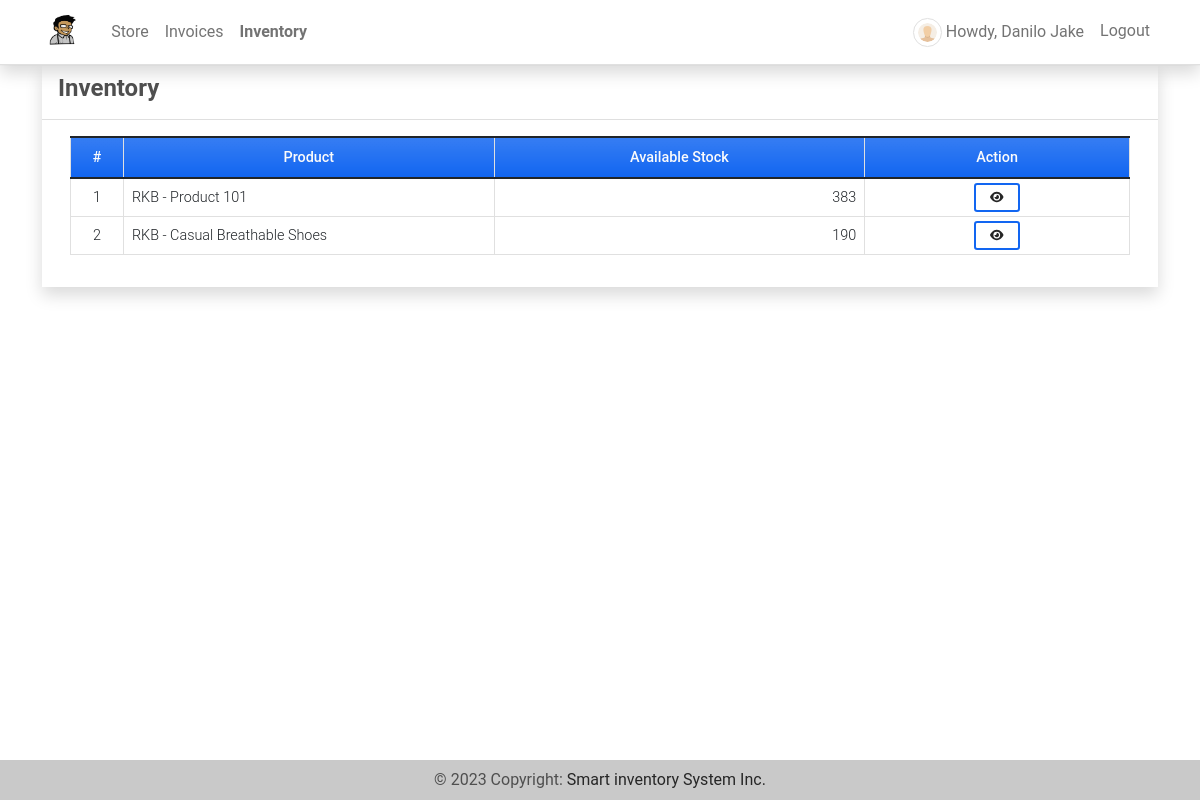
The page /inventory (signed in) on the database as committed earlier.
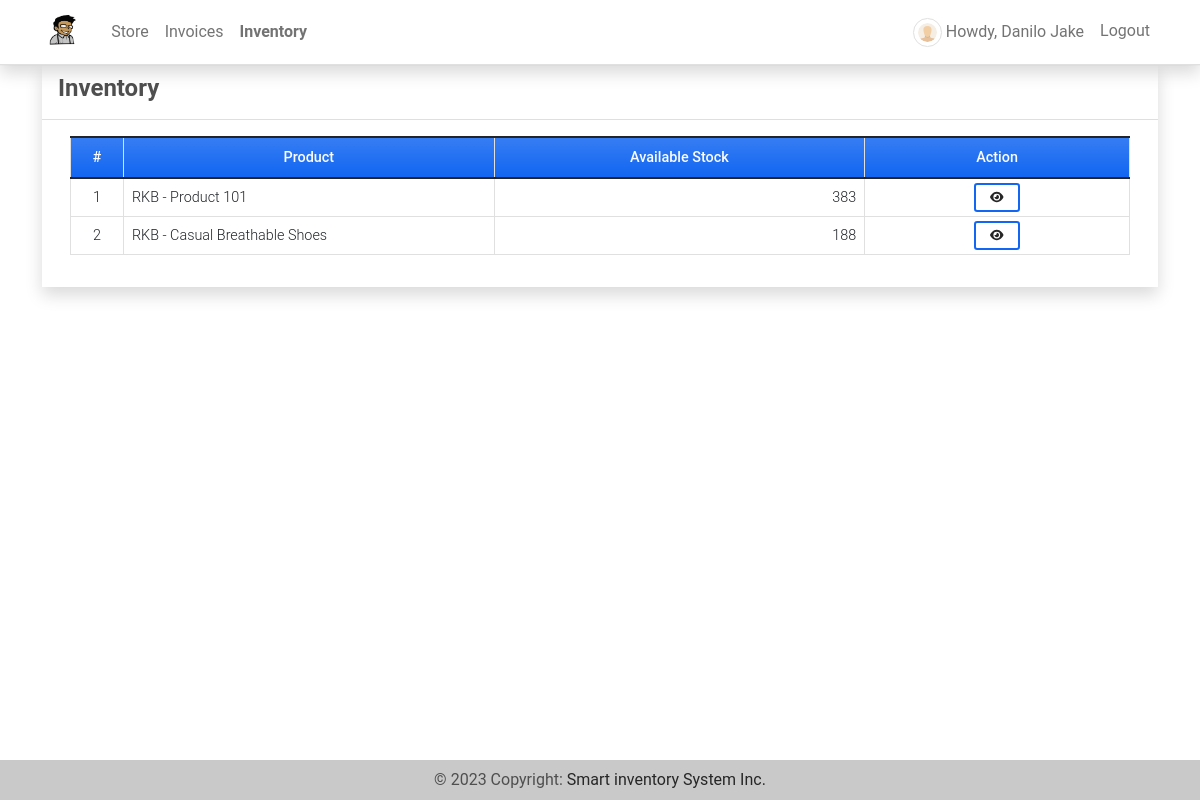
The same page on the database as committed later.
### imsApp/models.py (models this page shows, shortened)
class StoreProduct(models.Model):
    store = models.ForeignKey(Store, on_delete=models.CASCADE)
    product = models.ForeignKey(Product, on_delete=models.CASCADE)
    stock = models.FloatField(default=0, blank=True, null=True)
    price = models.FloatField(default=0,blank=True, null=True)
    class Meta:
        unique_together = ["product","store"]
    def __str__(self):
        return f"{self.store.name} - {self.product.name}"

class Product(models.Model):
    code=models.CharField(max_length=100,blank=True, null=True)
    name=models.CharField(max_length=250,blank=True, null=True)
    description = models.TextField()
    price = models.FloatField(default=0)
    status = models.CharField(max_length=2, choices=(('1','Active'),('2','Inactive')), default=1)
    image = models.ImageField(upload_to='uploads/products/',default='default_product_image.png',blank=True, null=True)
    date_created = models.DateTimeField(default=timezone.now)
    date_updated = models.DateTimeField(auto_now=True)
    def count_inventory(self):
        stocks = Stock.objects.filter(product = self)
        stockIn = 0
        stockOut = 0
        for stock in stocks:
            if stock.type == '1':
                stockIn = int(stockIn) + int(stock.quantity)
            else:
                stockOut = int(stockOut) + int(stock.quantity)
        available  = stockIn - stockOut
        return available

class Stock(models.Model):
    product = models.ForeignKey(Product, on_delete=models.CASCADE)
    quantity = models.FloatField(default=0)
    store = models.ForeignKey(Store,on_delete=models.CASCADE,default=1)
    type = models.CharField(max_length=2,choices=(('1','Stock-in'),('2','Stock-Out')), default = 1)
    date_created = models.DateTimeField(default=timezone.now)
    date_updated = models.DateTimeField(auto_now=True)

class Store(models.Model):
    name = models.CharField(max_length=250)
    address = models.TextField()
    category = models.ForeignKey(Category, on_delete=models.CASCADE)
    products = models.ManyToManyField(Product, through='StoreProduct')
    date_created = models.DateTimeField(default=timezone.now)
    date_updated = models.DateTimeField(auto_now=True)
    owner = models.OneToOneField(User, default=1,on_delete=models.CASCADE ,blank=True, null=True)

### imsApp/views.py (the view)
# urls.py: path('inventory',views.inventory,name='inventory-page'),
@login_required
def inventory(request,pk=None):
    context['page_title'] = 'Inventory'
    if request.user.is_superuser:
        products = Product.objects.all()
        context['products'] = products
    else:
        store = Store.objects.get(owner=request.user)
        products = StoreProduct.objects.filter(store=store)
        context['products'] = products
        context['isuser'] = True
    return render(request, 'inventory.html', context)

### imsApp/templates/inventory.html (shortened to what this page needs)
{% extends 'base.html' %} {% load humanize %} {% block pageContent %}
<div class="col-lg-12 col-md-12 col-sm-12 col-xs-12">
    <div class="card card-default rounded-0 shadow ">
        <div class="card-header">
            <div class="d-flex w-100 align-items-center justify-content-between">
                <h4 class="card-title fw-bold">Inventory</h4>
            </div>
        </div>
        <div class="card-body">
            <div class="container-fluid">
                <table class="table table-bordered" id="product-list">
                    <colgroup>
                        <col width="5%">
                        <col width="35%">
                        <col width="35%">
                        <col width="25%">
                    </colgroup>
                    <thead>
                        <tr class="bg-gradient bg-primary bg-opacity-50 text-light">
                            <th class="px-2 py-2 text-center">#</th>
                            <th class="px-2 py-2 text-center">Product</th>
                            <th class="px-2 py-2 text-center">Available Stock</th>
                            <th class="px-2 py-2 text-center">Action</th>
                        </tr>
                    </thead>
                    <tbody>
                        {% for product in products %}
                        <tr>
                            <td class="px-2 py-1 align-middle text-center">{{ forloop.counter }}</td>
                            <td class="px-2 py-1 align-middle">{{ product }}</td>
                            {% if isuser %}
                                <td class="px-2 py-1 align-middle text-end">{{ product.product.count_inventory }}</td>
                                <td class="px-2 py-1 align-middle text-center">
                                    <a class="btn btn-outline-primary btn-sm" href="{% url 'inventory-history-page' product.product.pk %}" data-id="{{ product.product.pk }}" title="View History">
                                        <i class="fa fa-eye text-dark"></i>
                                    </a>
                                </td>
                            {% endif %}
                        </tr>
                        {% endfor %}
                    </tbody>
                </table>
            </div>
        </div>
    </div>
</div>
{% endblock pageContent %}

Rows that differ between the two databases and show on the page:
changed StoreProduct "RKB - Casual Breathable Shoes": product.count_inventory "190" → "188"
